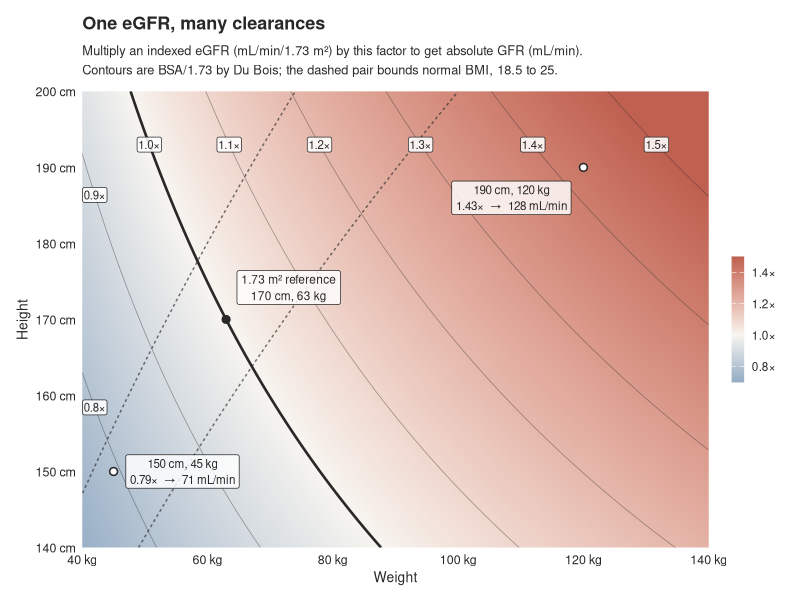

Reproduce this figure in R.
# Generates gfr-indexing.png — the BSA de-indexing surface for the elimination page.
#
# Run from the repo root:  Rscript docs/concepts/images/gfr-indexing.R
#
# The output PNG is committed. This script is NOT executed at build time: the
# page carries no code cells, which keeps it out of Quarto's freeze cache and
# therefore out of the "Netlify has no R" failure mode. Source sits beside the
# image, the same way the .excalidraw files do.

library(ggplot2)

# Du Bois & Du Bois (1916): BSA (m^2) = 0.007184 * W^0.425 * H^0.725, W in kg, H in cm
bsa_dubois <- function(height_cm, weight_kg) {
  0.007184 * weight_kg^0.425 * height_cm^0.725
}

# weight on the contour where the multiplier takes a given value, at a given height
weight_at <- function(multiplier, height_cm) {
  ((multiplier * 1.73) / (0.007184 * height_cm^0.725))^(1 / 0.425)
}

# and the inverse, for labelling the contours that leave through the left edge
height_at <- function(multiplier, weight_kg) {
  ((multiplier * 1.73) / (0.007184 * weight_kg^0.425))^(1 / 0.725)
}

grid <- expand.grid(
  weight = seq(40, 140, length.out = 400),
  height = seq(140, 200, length.out = 400)
)
grid$multiplier <- bsa_dubois(grid$height, grid$weight) / 1.73

# Pharmacopoeia Pigments, the site palette. Diverging about 1.00, which is the
# point of no correction: below it indexing overstates clearance, above it
# understates it.
ink <- "#282828"
low <- "#4d7fa8"
high <- "#bf6050"

breaks <- c(0.7, 0.8, 0.9, 1.0, 1.1, 1.2, 1.3, 1.4, 1.5)

# Label every contour. Those that cross the top edge get labelled there; the low
# ones exit through the left edge instead, so label them at a fixed weight.
top <- data.frame(multiplier = breaks)
top$height <- 193
top$weight <- weight_at(top$multiplier, top$height)
top <- top[top$weight >= 44 & top$weight <= 137, ]

side <- data.frame(multiplier = setdiff(breaks, top$multiplier))
side$weight <- 42
side$height <- height_at(side$multiplier, side$weight)
side <- side[side$height >= 143 & side$height <= 197, ]

labels <- rbind(top, side)
labels$text <- sprintf("%.1f×", labels$multiplier)

# WHO normal BMI, as a band in this space: weight = BMI * (height/100)^2
bmi_band <- do.call(rbind, lapply(c(18.5, 25), function(b) {
  h <- seq(140, 200, length.out = 200)
  data.frame(bmi = b, height = h, weight = b * (h / 100)^2)
}))

anchor <- data.frame(weight = weight_at(1, 170), height = 170)

extremes <- data.frame(
  weight = c(45, 120),
  height = c(150, 190),
  label  = c("150 cm, 45 kg\n0.79×  →  71 mL/min",
             "190 cm, 120 kg\n1.43×  →  128 mL/min"),
  # offset the box in data units rather than with hjust/vjust: out-of-range
  # justification also staggers the individual text lines inside the box
  dx     = c(11, -11.5),
  dy     = c(0, -4)
)

p <- ggplot(grid, aes(weight, height)) +
  geom_raster(aes(fill = multiplier), interpolate = TRUE) +
  geom_contour(aes(z = multiplier), breaks = breaks,
               colour = ink, linewidth = 0.25, alpha = 0.45) +
  geom_contour(aes(z = multiplier), breaks = 1.0,
               colour = ink, linewidth = 0.9) +
  geom_path(data = bmi_band, aes(weight, height, group = bmi),
            linetype = "22", colour = ink, linewidth = 0.5, alpha = 0.65) +
  geom_label(data = labels, aes(label = text), size = 2.9, colour = ink,
             linewidth = 0, fill = "white", alpha = 0.88,
             label.padding = unit(0.09, "lines")) +
  geom_point(data = anchor, size = 2.4, colour = ink) +
  geom_label(data = anchor, aes(label = "1.73 m² reference\n170 cm, 63 kg"),
             nudge_x = 10, nudge_y = 4.2,
             size = 3.0, colour = ink, lineheight = 1.15,
             linewidth = 0, fill = "white", alpha = 0.82,
             label.padding = unit(0.3, "lines")) +
  geom_point(data = extremes, size = 2.1, colour = ink, shape = 21,
             fill = "white", stroke = 0.8) +
  geom_label(data = extremes, aes(label = label),
             position = position_nudge(x = extremes$dx, y = extremes$dy),
             size = 2.95, colour = ink, lineheight = 1.15,
             linewidth = 0, fill = "white", alpha = 0.82,
             label.padding = unit(0.3, "lines")) +
  scale_fill_gradient2(
    low = low, mid = "#f7f5f0", high = high, midpoint = 1,
    limits = c(0.7, 1.5), oob = scales::squish, breaks = c(0.8, 1.0, 1.2, 1.4),
    labels = c("0.8×", "1.0×", "1.2×", "1.4×"),
    name = NULL, guide = guide_colourbar(barheight = unit(3.2, "cm"), barwidth = unit(0.32, "cm"))
  ) +
  scale_x_continuous(breaks = seq(40, 140, 20), labels = function(x) paste0(x, " kg"),
                     expand = expansion(0)) +
  scale_y_continuous(breaks = seq(140, 200, 10), labels = function(y) paste0(y, " cm"),
                     expand = expansion(0)) +
  labs(
    x = "Weight", y = "Height",
    title = "One eGFR, many clearances",
    subtitle = paste("Multiply an indexed eGFR (mL/min/1.73 m²) by this factor to get absolute GFR (mL/min).",
                     "Contours are BSA/1.73 by Du Bois; the dashed pair bounds normal BMI, 18.5 to 25.",
                     sep = "\n")
  ) +
  coord_cartesian(xlim = c(40, 140), ylim = c(140, 200)) +
  theme_minimal(base_size = 11) +
  theme(
    plot.title = element_text(face = "bold", colour = ink, size = 13),
    plot.subtitle = element_text(colour = ink, size = 9.2, lineheight = 1.25,
                                 margin = margin(t = 3, b = 10)),
    axis.title = element_text(colour = ink, size = 10),
    axis.text = element_text(colour = ink, size = 9),
    panel.grid = element_blank(),
    legend.text = element_text(colour = ink, size = 8.5),
    plot.background = element_rect(fill = "white", colour = NA),
    plot.margin = margin(12, 12, 10, 12)
  )

out <- file.path("docs", "concepts", "images", "gfr-indexing.png")
ggsave(out, p, width = 8, height = 5.4, dpi = 150, bg = "white")
cat("wrote", out, "\n")

# sanity values quoted on the page and in the annotations
for (b in list(c(150, 45), c(170, 63), c(170, 70), c(190, 120))) {
  m <- bsa_dubois(b[1], b[2]) / 1.73
  cat(sprintf("  %3d cm %3d kg  BSA %.2f  multiplier %.2f  eGFR 90 -> %.0f mL/min\n",
              b[1], b[2], bsa_dubois(b[1], b[2]), m, 90 * m))
}
